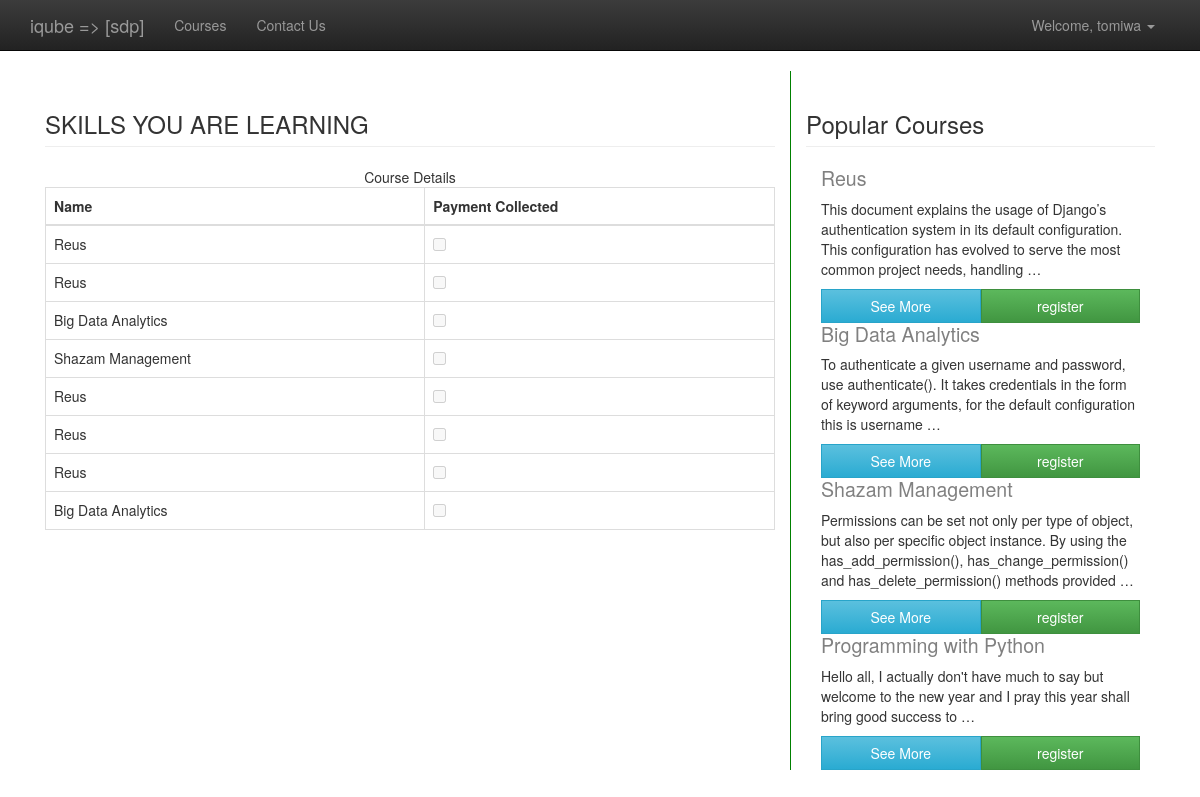
The app's page /students/ (signed in) with its own data.
### students/models.py (models this page shows, shortened)
class StudentCourse(models.Model):
    student = models.ForeignKey(User)
    course = models.ForeignKey(Course)
    date_joined = models.DateField(auto_now_add=True)
    invite_reason = models.CharField(max_length=64)
    paid = models.BooleanField()
    def __unicode__(self):
        return self.course.name

### operations/models.py (models this page shows, shortened)
class Course(models.Model):
    name = models.CharField(max_length= 100)
    desc = models.TextField()
    link = models.CharField(max_length= 200)
    testimonial = models.CharField(max_length= 200)
    active = models.BooleanField()
    created_on = models.DateTimeField(auto_now_add=True)
    slug = models.SlugField(unique=True)
    class Meta:
        verbose_name_plural = "Courses"

### students/views.py (the view)
@login_required
def home(request):
    context = {
            'courses': Course.objects.filter(),
            'scourses': StudentCourse.objects.filter(student=request.user),
            'tasks': None,
        }
    template_path = "students/home.djhtml"
    return render(request, template_path, context)

### students/templates/students/home.djhtml (shortened to what this page needs)
{%extends 'base.djhtml'%}
{%block content%}
<div class="container">
	<div class="col-md-8">
		<h3 class="page-header">SKILLS YOU ARE LEARNING</h3>
		<table class="table table-bordered table-stripped">
			<caption>Course Details</caption>
			<thead>
				<th>Name</th>
				<th>Payment Collected</th>
			</thead>
			<tbody>
				{% for s in scourses %}
				    <tr>
				    	<td>{{s}}</td>
				    	<td><input type="checkbox" disabled="disabled" {%if s.paid%}checked{%else%}{%endif%}></td>
				    </tr>
                {% endfor %}
			</tbody>
		</table>
	</div>
	<div class="col-md-4" style="border-left: 1px solid green">
		<h3 class="page-header">Popular Courses</h3>
		{% for course in courses %}
		  <div class="col-md-12">
               <h3 style="font-size: 1.4em; color: grey;">{{course.name}}</h3>
               <p>{{course.desc|truncatewords:"25"}}</p>
               <a href="/courses/{{course.id}}" class="btn btn-info col-md-6 col-sm-6">See More</a>
               <a href="/courses/{{course.id}}/register" class="btn btn-default btn-success col-md-6 col-sm-6">register</a>
           </div>
		{% endfor %}
	</div>
</div>
{%endblock%}

### home/templates/base.djhtml (shortened to what this page needs)
<!DOCTYPE html>
<html lang="en">
	<head>
		<link rel="stylesheet" href="/static/css/bootstrap.min.css" />
		<link rel="stylesheet" href="/static/css/bootstrap-theme.min.css" />
		<link rel="stylesheet" href="/static/css/style.css" />
	</head>
	<body class="off-white-bg">
		<header class="navbar navbar-default navbar-inverse navbar-static-top">
      <div class="container">
        <div class="navbar-header">
          <a class="navbar-brand" href="/">iqube => [sdp]</a>
        </div>
        <div class="navbar-collapse collapse">
        	<ul class="nav navbar-nav ">
        		<li class=""><a href="/courses">Courses</a></li>
                <li><a href="mailto:detan.oyedele@gmail.com">Contact Us</a></li>
        	</ul>
	          <ul class="nav navbar-nav navbar-right">
	            {% if user.is_authenticated %}
				    <li class="dropdown">
					  <a class="dropdown-toggle" data-toggle="dropdown" href="#">Welcome, {{ user.username }} <b class="caret"></b></a>
					</li>
				{% else %}
				    <li class=""><a href="/accounts/login">Log in</a></li>
				    <li class="divider"></li>
				    <li><a href="/accounts/register">Register</a></li>
				{% endif %}
	          </ul>
        </div>
      </div>
    </header>
		{% block content %}
		{% endblock %}
	</body>
</html>

### records on screen
StudentCourse: course.name "Reus"
StudentCourse: course.name "Reus"
StudentCourse: course.name "Big Data Analytics"
StudentCourse: course.name "Shazam Management"
StudentCourse: course.name "Reus"
StudentCourse: course.name "Reus"
StudentCourse: course.name "Reus"
StudentCourse: course.name "Big Data Analytics"
Course: name "Reus", desc "This document explains the usage of Django’s authentication system in its default configuration. This configuration has evolved to serve the most common project needs, handling …"
Course: name "Big Data Analytics", desc "To authenticate a given username and password, use authenticate(). It takes credentials in the form of keyword arguments, for the default configuration this is username …"
Course: name "Shazam Management", desc "Permissions can be set not only per type of object, but also per specific object instance. By using the has_add_permission(), has_change_permission() and has_delete_permission() methods provided …"
Course: name "Programming with Python", desc "Hello all, I actually don't have much to say but welcome to the new year and I pray this year shall bring good success to …"

### other values on screen
{{ user.username }} "tomiwa"
